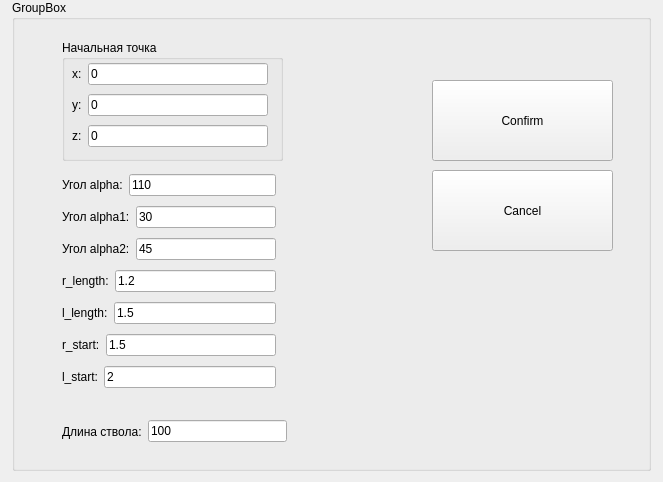
<?xml version="1.0" encoding="UTF-8"?>
<ui version="4.0">
 <class>Settings</class>
 <widget class="QWidget" name="Settings">
  <property name="geometry">
   <rect>
    <x>0</x>
    <y>0</y>
    <width>663</width>
    <height>482</height>
   </rect>
  </property>
  <property name="windowTitle">
   <string>Form</string>
  </property>
  <widget class="QGroupBox" name="groupBox_2">
   <property name="geometry">
    <rect>
     <x>12</x>
     <y>0</y>
     <width>639</width>
     <height>471</height>
    </rect>
   </property>
   <property name="title">
    <string>GroupBox</string>
   </property>
   <widget class="QGroupBox" name="groupBox">
    <property name="geometry">
     <rect>
      <x>50</x>
      <y>40</y>
      <width>221</width>
      <height>121</height>
     </rect>
    </property>
    <property name="title">
     <string>Начальная точка</string>
    </property>
    <widget class="QWidget" name="layoutWidget">
     <property name="geometry">
      <rect>
       <x>10</x>
       <y>20</y>
       <width>196</width>
       <height>91</height>
      </rect>
     </property>
     <layout class="QVBoxLayout" name="verticalLayout">
      <item>
       <layout class="QHBoxLayout" name="horizontalLayout_6">
        <item>
         <widget class="QLabel" name="label_7">
          <property name="text">
           <string>x:</string>
          </property>
         </widget>
        </item>
        <item>
         <widget class="QLineEdit" name="edt_dot_x">
          <property name="text">
           <string>0</string>
          </property>
         </widget>
        </item>
       </layout>
      </item>
      <item>
       <layout class="QHBoxLayout" name="horizontalLayout_7">
        <item>
         <widget class="QLabel" name="label_8">
          <property name="text">
           <string>y:</string>
          </property>
         </widget>
        </item>
        <item>
         <widget class="QLineEdit" name="edt_dot_y">
          <property name="text">
           <string>0</string>
          </property>
         </widget>
        </item>
       </layout>
      </item>
      <item>
       <layout class="QHBoxLayout" name="horizontalLayout_8">
        <item>
         <widget class="QLabel" name="label_9">
          <property name="text">
           <string>z:</string>
          </property>
         </widget>
        </item>
        <item>
         <widget class="QLineEdit" name="edt_dot_z">
          <property name="text">
           <string>0</string>
          </property>
         </widget>
        </item>
       </layout>
      </item>
     </layout>
    </widget>
   </widget>
   <widget class="QPushButton" name="Confirm">
    <property name="geometry">
     <rect>
      <x>420</x>
      <y>80</y>
      <width>181</width>
      <height>81</height>
     </rect>
    </property>
    <property name="text">
     <string>Confirm</string>
    </property>
   </widget>
   <widget class="QPushButton" name="Cancel">
    <property name="geometry">
     <rect>
      <x>420</x>
      <y>170</y>
      <width>181</width>
      <height>81</height>
     </rect>
    </property>
    <property name="text">
     <string>Cancel</string>
    </property>
   </widget>
   <widget class="QWidget" name="layoutWidget">
    <property name="geometry">
     <rect>
      <x>50</x>
      <y>420</y>
      <width>225</width>
      <height>23</height>
     </rect>
    </property>
    <layout class="QHBoxLayout" name="horizontalLayout_9">
     <item>
      <widget class="QLabel" name="label_6">
       <property name="text">
        <string>Длина ствола:</string>
       </property>
      </widget>
     </item>
     <item>
      <widget class="QLineEdit" name="edt_length">
       <property name="text">
        <string>100</string>
       </property>
      </widget>
     </item>
    </layout>
   </widget>
   <widget class="QWidget" name="layoutWidget">
    <property name="geometry">
     <rect>
      <x>50</x>
      <y>170</y>
      <width>214</width>
      <height>223</height>
     </rect>
    </property>
    <layout class="QVBoxLayout" name="verticalLayout_2">
     <item>
      <layout class="QHBoxLayout" name="horizontalLayout">
       <item>
        <widget class="QLabel" name="label">
         <property name="text">
          <string>Угол alpha:</string>
         </property>
        </widget>
       </item>
       <item>
        <widget class="QLineEdit" name="edt_alpha">
         <property name="text">
          <string>110</string>
         </property>
        </widget>
       </item>
      </layout>
     </item>
     <item>
      <layout class="QHBoxLayout" name="horizontalLayout_2">
       <item>
        <widget class="QLabel" name="label_2">
         <property name="text">
          <string>Угол alpha1:</string>
         </property>
        </widget>
       </item>
       <item>
        <widget class="QLineEdit" name="edt_alpha1">
         <property name="text">
          <string>30</string>
         </property>
        </widget>
       </item>
      </layout>
     </item>
     <item>
      <layout class="QHBoxLayout" name="horizontalLayout_3">
       <item>
        <widget class="QLabel" name="label_3">
         <property name="text">
          <string>Угол alpha2:</string>
         </property>
        </widget>
       </item>
       <item>
        <widget class="QLineEdit" name="edt_alpha2">
         <property name="text">
          <string>45</string>
         </property>
        </widget>
       </item>
      </layout>
     </item>
     <item>
      <layout class="QHBoxLayout" name="horizontalLayout_4">
       <item>
        <widget class="QLabel" name="label_4">
         <property name="text">
          <string>r_length:</string>
         </property>
        </widget>
       </item>
       <item>
        <widget class="QLineEdit" name="edt_k">
         <property name="text">
          <string>1.2</string>
         </property>
        </widget>
       </item>
      </layout>
     </item>
     <item>
      <layout class="QHBoxLayout" name="horizontalLayout_5">
       <item>
        <widget class="QLabel" name="label_5">
         <property name="text">
          <string>l_length:</string>
         </property>
        </widget>
       </item>
       <item>
        <widget class="QLineEdit" name="edt_l">
         <property name="text">
          <string>1.5</string>
         </property>
        </widget>
       </item>
      </layout>
     </item>
     <item>
      <layout class="QHBoxLayout" name="horizontalLayout_12">
       <item>
        <widget class="QLabel" name="label_10">
         <property name="text">
          <string>r_start:</string>
         </property>
        </widget>
       </item>
       <item>
        <widget class="QLineEdit" name="edt_r_start">
         <property name="text">
          <string>1.5</string>
         </property>
        </widget>
       </item>
      </layout>
     </item>
     <item>
      <layout class="QHBoxLayout" name="horizontalLayout_13">
       <item>
        <widget class="QLabel" name="label_11">
         <property name="text">
          <string>l_start:</string>
         </property>
        </widget>
       </item>
       <item>
        <widget class="QLineEdit" name="edt_l_start">
         <property name="text">
          <string>2</string>
         </property>
        </widget>
       </item>
      </layout>
     </item>
    </layout>
   </widget>
  </widget>
  <widget class="QWidget" name="layoutWidget">
   <property name="geometry">
    <rect>
     <x>0</x>
     <y>0</y>
     <width>2</width>
     <height>2</height>
    </rect>
   </property>
   <layout class="QHBoxLayout" name="horizontalLayout_10"/>
  </widget>
  <widget class="QWidget" name="layoutWidget">
   <property name="geometry">
    <rect>
     <x>0</x>
     <y>0</y>
     <width>2</width>
     <height>2</height>
    </rect>
   </property>
   <layout class="QHBoxLayout" name="horizontalLayout_11"/>
  </widget>
 </widget>
 <resources/>
 <connections/>
</ui>
